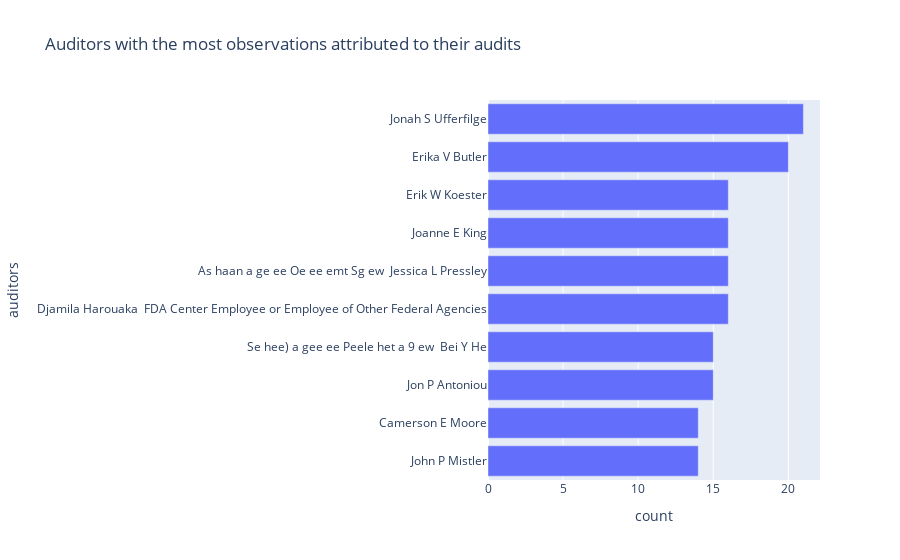

Notebook source saved alongside this figure:
### Markdown cell above
#### Most Prevalent Auditors

### Code cell
top_auditors = ad.groupby('auditors').size().reset_index(name = 'count').sort_values(by = 'count', ascending = False)[:10].sort_values(by = 'count')
fig = px.bar(top_auditors, x = 'count', y = 'auditors', orientation = 'h', 
            title = 'Auditors with the most observations attributed to their audits')
fig

### Figure 1 — Plotly figure (JSON) as saved in the notebook; plotly's stock layout.template omitted (floating-point values rounded to 4 significant figures)
{"data": [{"alignmentgroup": "True", "hovertemplate": "count=%{x}<br>auditors=%{y}<extra></extra>", "legendgroup": "", "marker": {"color": "#636efa"}, "name": "", "offsetgroup": "", "orientation": "h", "showlegend": false, "textposition": "auto", "type": "bar", "x": [14, 14, 15, 15, 16, 16, 16, 16, 20, 21], "xaxis": "x", "y": ["John P Mistler", "Camerson E Moore", "Jon P Antoniou", "Se hee) a gee ee Peele het a 9 ew  Bei Y He", "Djamila Harouaka  FDA Center Employee or Employee of Other Federal Agencies", "As haan a ge ee Oe ee emt Sg ew  Jessica L Pressley", "Joanne E King", "Erik W Koester", "Erika V Butler", "Jonah S Ufferfilge"], "yaxis": "y"}], "layout": {"autosize": true, "barmode": "relative", "legend": {"tracegroupgap": 0}, "title": {"text": "Auditors with the most observations attributed to their audits"}, "xaxis": {"anchor": "y", "autorange": true, "domain": [0, 1], "range": [0, 22.11], "title": {"text": "count"}, "type": "linear"}, "yaxis": {"anchor": "x", "autorange": true, "domain": [0, 1], "range": [-0.5, 9.5], "title": {"text": "auditors"}, "type": "category"}}}
